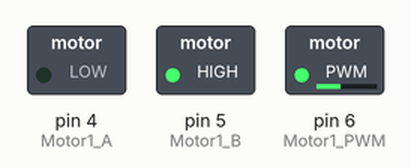
Simulated run of this sketch. Board: Arduino Uno, built with avr-gcc and run on an emulated ATmega328P. Parts: switched loads named in the sketch (green lamp = pin HIGH).

Above: at 0.1 s.
Timing chart, 0 to 1.6 s (numbered marks = the images above):
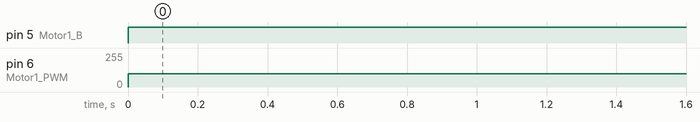

The sketch:

LAB06_AnalogOutPutMode.ino
```cpp
#define Motor1_A 4    //กำหนดพอร์ต
#define Motor1_B 5
#define Motor1_PWM 6

void setup() {
  pinMode(Motor1_A, OUTPUT);    //กำหนดให้เป็น Output
  pinMode(Motor1_B, OUTPUT);
  pinMode(Motor1_PWM, OUTPUT);
}

void loop() {
  digitalWrite(Motor1_A, LOW); //สั่งพอร์ต digital ให้เป็น HIGH
  digitalWrite(Motor1_B, HIGH);  //สั่งพอร์ต digital ให้เป็น LOW
  analogWrite(Motor1_PWM, 100); //สั่งพอร์ต PWM
}
```

Measured:
- by itself, pin 5 (Motor1_B): LOW → HIGH at 0.00 s
- by itself, pin 6 (Motor1_PWM): 0/255 → 100/255 at 0.00 s
